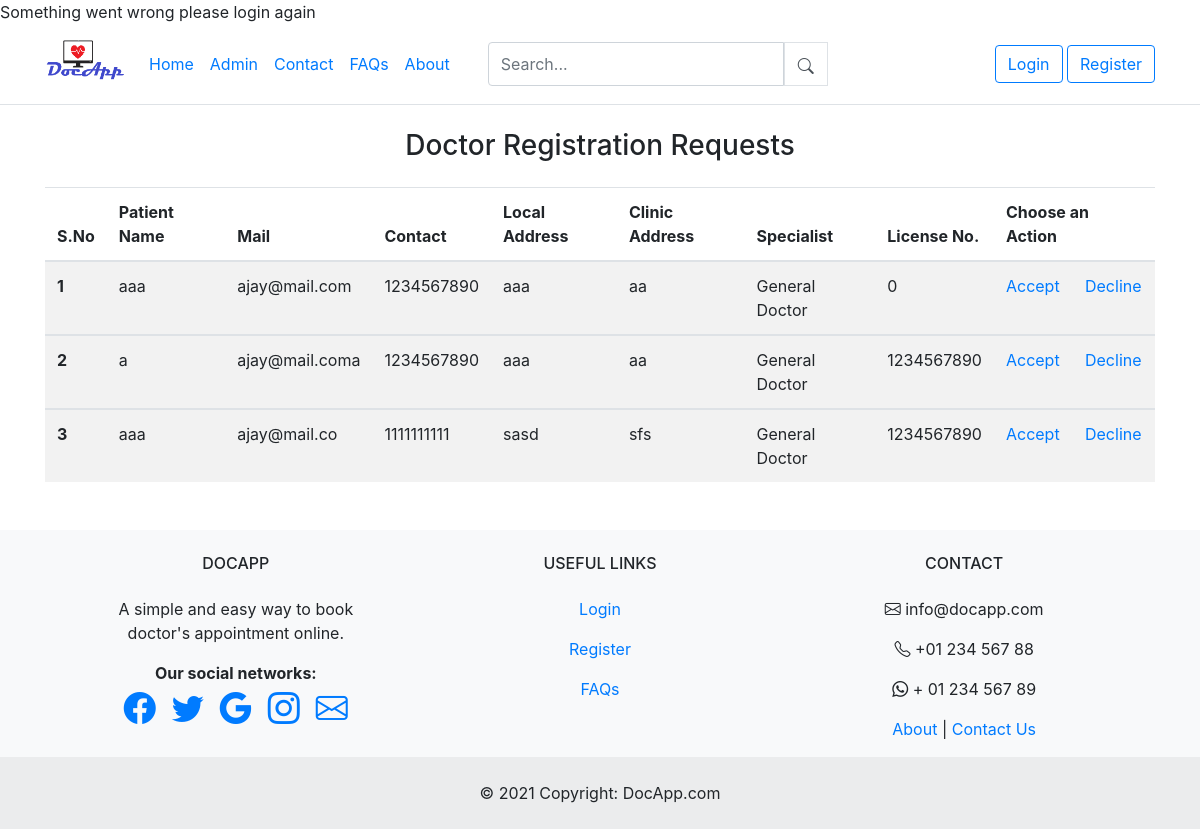
Screenshot of /admin_session.php with the database file from the repository.
### tables this page shows
CREATE TABLE `doc_reg_req` (
  `d_id` int(11) NOT NULL,
  `d_mail` varchar(255) NOT NULL,
  `d_name` varchar(255) NOT NULL,
  `d_contact` int(11) NOT NULL,
  `d_local_address` varchar(255) NOT NULL,
  `d_clinic_address` varchar(255) NOT NULL,
  `d_specialist` varchar(255) NOT NULL,
  `license_no` int(11) NOT NULL,
  `d_password` varchar(255) NOT NULL
);

### admin_session.php (the view, shortened to what this page needs)
   <?php
    include('admin_p.php');
?>
 <!DOCTYPE html>
<html lang="en">
<head>
</head>
<body>
<header>
    <?php include('navbar.php');?>
</header>
<?php
    include('dbconn.php');
    $sql = "SELECT * FROM doc_reg_req";
	$result = mysqli_query($connect,$sql);
	$count = mysqli_num_rows($result);
?>
  <?php
  if($count>=1){
?>
<div class="container text-center">
    <div class="d-grid gap-2 col-6 mx-auto my-4">
        <h3>Doctor Registration Requests</h3>
    </div>
</div>
<div class="container">
  <table class="table table-hover table-striped">
  <thead>
    <tr>
      <th scope="col">S.No</th>
      <th scope="col">Patient Name</th>
      <th scope="col">Mail</th>
      <th scope="col">Contact</th>
      <th scope="col">Local Address</th>
      <th scope="col">Clinic Address</th>
      <th scope="col">Specialist</th>
      <th scope="col">License No.</th>
      <th scope="col" colspan="2">Choose an Action</th>
    </tr>
  </thead>
  <?php
  $c=1;
  while($row=mysqli_fetch_array($result)){
      ?>
  <tbody>
    <tr>
      <th scope="row"><?php echo $c ; ?></th>
      <td><?php echo $row['d_name'] ; ?></td>
      <td><?php echo $row['d_mail'] ; ?></td>
      <td><?php echo $row['d_contact'] ; ?></td>
      <td><?php echo $row['d_local_address'] ; ?></td>
      <td><?php echo $row['d_clinic_address'] ; ?></td>
      <td><?php echo $row['d_specialist'] ; ?></td>
      <td><?php echo $row['license_no'] ; ?></td>
      <td><a href="accept.php?doc_req_id=<?php echo $row['d_req_id'] ?>">Accept</a></td>
      <td><a href="decline.php?doc_req_id=<?php echo $row['d_req_id'] ?>">Decline</a></td>
    </tr>
    </tbody>
    <?php $c=$c + 1; }
     ?>
</table>
<?php
}
?>
</div>
  <footer>
    <?php include('footer.php');?>
</footer>
</body>
</html>

### rows the page displays
doc_reg_req: d_name "aaa", d_mail "ajay@mail.com", d_contact "1234567890", d_local_address "aaa", d_clinic_address "aa", d_specialist "General Doctor", license_no "0"
doc_reg_req: d_name "a", d_mail "ajay@mail.coma", d_contact "1234567890", d_local_address "aaa", d_clinic_address "aa", d_specialist "General Doctor", license_no "1234567890"
doc_reg_req: d_name "aaa", d_mail "ajay@mail.co", d_contact "1111111111", d_local_address "sasd", d_clinic_address "sfs", d_specialist "General Doctor", license_no "1234567890"
